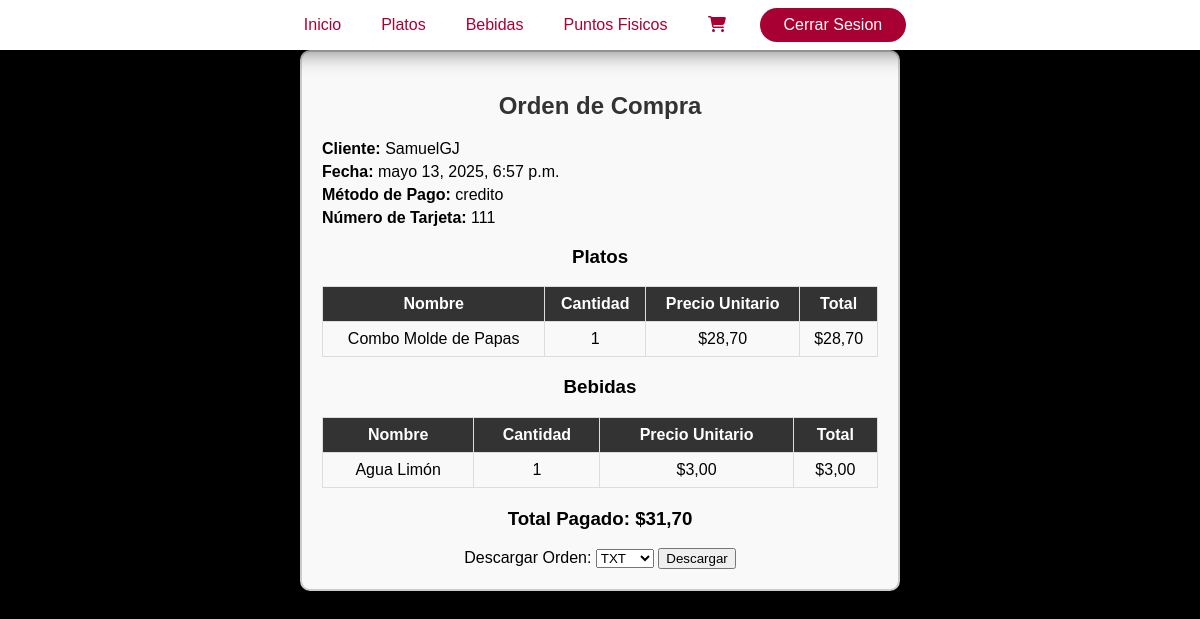
/orden/orden/14/ (signed in), run on the app's committed database.
### orden/models.py (models this page shows)
class Orden(models.Model):
    METODO_PAGO_CHOICES = [
        ('CREDITO', 'Tarjeta de Crédito'),
        ('DEBITO', 'Tarjeta de Débito'),
    ]
    usuario = models.ForeignKey(settings.AUTH_USER_MODEL, on_delete=models.CASCADE)
    monto_total = models.DecimalField(max_digits=10, decimal_places=2)
    metodo_pago = models.CharField(max_length=20, choices=METODO_PAGO_CHOICES)
    numero_tarjeta = models.CharField(max_length=16)
    fecha_creacion = models.DateTimeField(auto_now_add=True)

class OrdenPlato(models.Model):
    orden = models.ForeignKey(Orden, on_delete=models.CASCADE)
    plato = models.ForeignKey(Plato, on_delete=models.CASCADE)
    cantidad = models.PositiveIntegerField()
    @property
    def total(self):
        return self.cantidad * self.plato.precio

class OrdenBebida(models.Model):
    orden = models.ForeignKey(Orden, on_delete=models.CASCADE)
    bebida = models.ForeignKey(Bebida, on_delete=models.CASCADE)
    cantidad = models.PositiveIntegerField()
    @property
    def total(self):
        return self.cantidad * self.bebida.precio

### usuario/models.py (models this page shows, shortened)
class Usuario(AbstractUser):
    email = models.EmailField(max_length=50, unique=True)
    numDocumento = models.CharField(max_length=10, unique=True)
    celular = models.CharField(max_length=10)
    direccion = models.CharField(max_length=100)
    USERNAME_FIELD = "email"
    REQUIRED_FIELDS = ["numDocumento", "username"]

### menu/models.py (models this page shows, shortened)
class Plato(models.Model):
    idPlato = models.CharField(max_length=30, primary_key=True)
    nombre = models.CharField(max_length=100)
    descripcion = models.TextField()
    precio = models.FloatField()
    categoria = models.CharField(max_length=20, choices=[('Combo', 'Combo'), ('Plato Fuerte', 'Plato Fuerte')])
    imagen = models.ImageField(upload_to='menu/images/')

class Bebida(models.Model):
    idBebida = models.CharField(max_length=30, primary_key=True)
    nombre = models.CharField(max_length=100)
    descripcion = models.TextField()
    precio = models.FloatField()
    categoria = models.CharField(max_length=20, choices=[('Gaseosa', 'Gaseosa'), ('Agua', 'Agua')])
    cantidad = models.CharField(max_length=10, choices=[('237 ml', '237 ml'), ('280 ml', '280 ml')])
    imagen = models.ImageField(upload_to='menu/images/bebida/')

### orden/views.py (the view)
# urls.py: path('orden/<int:orden_id>/', DetalleOrdenView.as_view(), name='detalle_orden'),
class DetalleOrdenView(View):
    @method_decorator(login_required)
    def get(self, request, orden_id, *args, **kwargs):
        print(f"Mostrando orden con ID: {orden_id}")
        try:
            orden = Orden.objects.get(id=orden_id, usuario=request.user)
        except Orden.DoesNotExist:
            print("Error: Orden no encontrada")
            return redirect('ver_carrito')
        return render(request, 'orden.html', {'orden': orden})

### usuario/context_processors.py (called while the page is built)
def base_template(request):
    if request.user.is_authenticated:
        return {'base_template': 'base_loged.html'}
    return {'base_template': 'base.html'}

### orden/templates/orden.html (shortened to what this page needs)
{% extends 'base_loged.html' %}
{% load static %}
{% load tz %}
{% load humanize %}
{% load i18n %}
{% block content %}
<head>
</head>
<body>
    <div class="orden-container">
        <h2>{% trans "Orden de Compra" %}</h2>
        <div class="orden-info">
            <p><strong>{% trans "Cliente:" %}</strong> {{ orden.usuario.username }}</p>
            <p><strong>{% trans "Fecha:" %}</strong> {% localtime on %}{{ orden.fecha_creacion|date:"F j, Y, g:i a" }}{% endlocaltime %}</p>
            <p><strong>{% trans "Método de Pago:" %}</strong> {{ orden.get_metodo_pago_display }}</p>
            <p><strong>{% trans "Número de Tarjeta:" %}</strong> {{ orden.numero_tarjeta }}</p>
        </div>
        <h3>{% trans "Platos" %}</h3>
        <table>
            <tr>
                <th>{% trans "Nombre" %}</th>
                <th>{% trans "Cantidad" %}</th>
                <th>{% trans "Precio Unitario" %}</th>
                <th>{% trans "Total" %}</th>
            </tr>
            {% for item in orden.ordenplato_set.all %}
            <tr>
                <td>{{ item.plato.nombre }}</td>
                <td>{{ item.cantidad }}</td>
                <td>${{ item.plato.precio|floatformat:2 }}</td>
                <td>${{ item.total|floatformat:2 }}</td>
            </tr>
            {% endfor %}
        </table>
        <h3>{% trans "Bebidas" %}</h3>
        <table>
            <tr>
                <th>{% trans "Nombre" %}</th>
                <th>{% trans "Cantidad" %}</th>
                <th>{% trans "Precio Unitario" %}</th>
                <th>{% trans "Total" %}</th>
            </tr>
            {% for item in orden.ordenbebida_set.all %}
            <tr>
                <td>{{ item.bebida.nombre }}</td>
                <td>{{ item.cantidad }}</td>
                <td>${{ item.bebida.precio|floatformat:2 }}</td>
                <td>${{ item.total|floatformat:2 }}</td>
            </tr>
            {% endfor %}
        </table>
        <h3 class="total">{% trans "Total Pagado:" %} ${{ orden.monto_total }}</h3>
        <form action="{% url 'descargar_orden' orden.id %}" method="get">
            <label>{% trans "Descargar Orden:" %}</label>
            <select name="formato" id="formato">
                <option value="txt">{% trans "TXT" %}</option>
            </select>
            <button type="submit">{% trans "Descargar" %}</button>
        </form>
    </div>
</body>
{% endblock %}

### taco_factory/templates/base_loged.html (shortened to what this page needs)
{% load static %}
{% load i18n %}
<!DOCTYPE html>
<html lang="en">
<head>
    <link rel="stylesheet" href="{% static 'base/styles.css' %}">
</head>
<body>
    <nav class="nav">
        <div class="nav__ul-container">
            <ul class="nav__ul">
                <li class="nav__item"><a href="{% url 'home' %}" class="nav__link">{% trans "Home" %}</a></li>
                <li class="nav__item"><a href="{% url 'platos' %}" class="nav__link">{% trans "Platos" %}</a></li>
                <li class="nav__item"><a href="{% url 'bebidas' %}" class="nav__link">{% trans "Bebidas" %}</a></li>
                <li class="nav__item"><a href="{% url 'puntos_fisicos' %}" class="nav__link">{% trans "Puntos Fisicos" %}</a></li>
                <li class="nav__item"><a href="{% url 'ver_carrito' %}" class="nav__link cart-button"><i class="fas fa-shopping-cart"></i></a></li>
                <li class="nav__item"><a href="{% url 'logout' %}" class="nav__link link--login">{% trans "Cerrar Sesion" %}</a></li>
            </ul>
        </div>
    </nav>
    {% block content %}
    {% endblock %}
</body>
</html>

### taco_factory/static/base/styles.css (style rules this page uses)
body { margin: 0; font-family: sans-serif; box-sizing: border-box; background-color: #000; color: #fff; }
div, header, nav, ul, li, a, p, h1, h2, img { box-sizing: border-box; }
.nav { background-color: #fff; display: flex; flex-wrap: wrap; justify-content: center; padding: 6px 20px; position: sticky; top: 0; box-shadow: 0 0 25px #0009; }
.nav__ul { margin: 0; display: flex; flex-wrap: wrap; justify-content: center; padding: 0; }
.nav__item { list-style: none; margin: 0 8px; }
.nav__ul-container { flex-grow: 4; text-align: center; }
.cart-button { color: #a80032; }
.nav__link { color: #a80032; text-decoration: none; display: inline-block; padding: 8px 10px; border-radius: 0; transition: background-color 0.24s, border-radius 0.2s, outline 0.2s, outline-offset 0.2s; margin: 2px; outline: 0; outline-offset: 0px; }
.link--login { background-color: #a80032; color: #fff; border-radius: 20px; padding: 8px 24px; margin-left: 6px; }

### orden/templates/orden.html (style rules this page uses)
body { color: black; }
.orden-container { max-width: 600px; margin: auto; padding: 20px; border: 2px solid #ccc; border-radius: 10px; background-color: #f9f9f9; text-align: center; }
h2 { color: #333; }
.orden-info { text-align: left; margin-top: 10px; }
.orden-info p { margin: 5px 0; }
table { width: 100%; border-collapse: collapse; margin-top: 15px; }
th, td { border: 1px solid #ddd; padding: 8px; text-align: center; color: black; }
th { background-color: #333; color: white; }
.total { font-weight: bold; margin-top: 20px; }

### data on the page
Orden: usuario.username "SamuelGJ", fecha_creacion "mayo 13, 2025, 6:57 p.m.", metodo_pago "credito", numero_tarjeta "111", monto_total "31,70"
OrdenPlato: plato.nombre "Combo Molde de Papas", cantidad "1", plato.precio "28,70", total "28,70"
OrdenBebida: bebida.nombre "Agua Limón", cantidad "1", bebida.precio "3,00", total "3,00"
